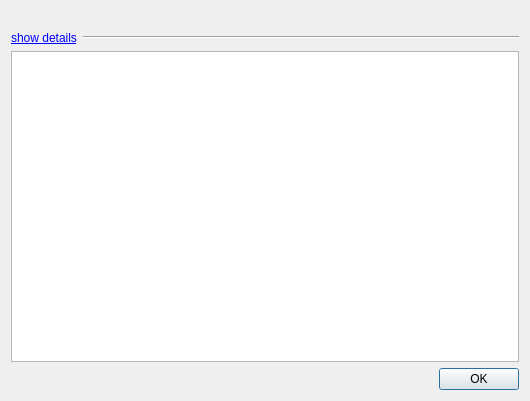
<?xml version="1.0" encoding="UTF-8"?>
<ui version="4.0">
 <class>DebugReportDialog</class>
 <widget class="QDialog" name="DebugReportDialog">
  <property name="geometry">
   <rect>
    <x>0</x>
    <y>0</y>
    <width>530</width>
    <height>396</height>
   </rect>
  </property>
  <property name="minimumSize">
   <size>
    <width>530</width>
    <height>0</height>
   </size>
  </property>
  <property name="windowTitle">
   <string>Debug Report Dialog</string>
  </property>
  <layout class="QGridLayout" name="gridLayout">
   <item row="0" column="0" colspan="2">
    <widget class="QLabel" name="uiMessageLBL">
     <property name="text">
      <string/>
     </property>
     <property name="wordWrap">
      <bool>true</bool>
     </property>
    </widget>
   </item>
   <item row="1" column="0">
    <widget class="QLabel" name="uiDetailLBL">
     <property name="text">
      <string>&lt;a href=&quot;show_details&quot;&gt;show details&lt;/a&gt;</string>
     </property>
    </widget>
   </item>
   <item row="1" column="1">
    <widget class="Line" name="line">
     <property name="orientation">
      <enum>Qt::Horizontal</enum>
     </property>
    </widget>
   </item>
   <item row="2" column="0" colspan="2">
    <widget class="QTextBrowser" name="uiDetailTXT">
     <property name="minimumSize">
      <size>
       <width>0</width>
       <height>311</height>
      </size>
     </property>
    </widget>
   </item>
   <item row="3" column="1">
    <widget class="QDialogButtonBox" name="uiDialogBTNS">
     <property name="standardButtons">
      <set>QDialogButtonBox::Ok</set>
     </property>
    </widget>
   </item>
  </layout>
 </widget>
 <resources/>
 <connections>
  <connection>
   <sender>uiDialogBTNS</sender>
   <signal>accepted()</signal>
   <receiver>DebugReportDialog</receiver>
   <slot>accept()</slot>
   <hints>
    <hint type="sourcelabel">
     <x>323</x>
     <y>374</y>
    </hint>
    <hint type="destinationlabel">
     <x>35</x>
     <y>379</y>
    </hint>
   </hints>
  </connection>
  <connection>
   <sender>uiDialogBTNS</sender>
   <signal>rejected()</signal>
   <receiver>DebugReportDialog</receiver>
   <slot>reject()</slot>
   <hints>
    <hint type="sourcelabel">
     <x>360</x>
     <y>373</y>
    </hint>
    <hint type="destinationlabel">
     <x>57</x>
     <y>371</y>
    </hint>
   </hints>
  </connection>
 </connections>
</ui>
